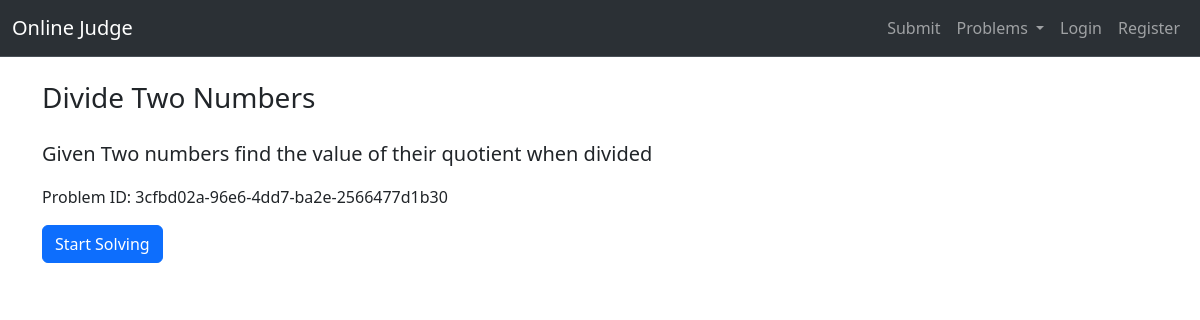
Screenshot of /problems/3cfbd02a-96e6-4dd7-ba2e-2566477d1b30 with the database file from the repository.
### code_execution/models.py (models this page shows)
class Problem(models.Model):
    difficulty_choices = [("Easy", "Easy"), ("Medium", "Medium"), ("Difficult", "Difficult")]
    problem_id = models.CharField(max_length=120)
    problem_title = models.CharField(max_length=200)
    problem_statement = models.TextField(max_length=10000)
    difficulty = models.CharField(max_length=50, choices=difficulty_choices, default="Easy")
    count_solved = models.IntegerField(default=0)
    count_attempted = models.IntegerField(default=0)
    user_uploaded = models.ForeignKey(User, on_delete=models.SET_NULL, null=True)

### code_execution/views.py (the view)
# urls.py: path('problems/<str:problem_id>', views.view_problem, name="show_problem"),
def view_problem(request, problem_id):
    problem = Problems.objects.get(problem_id=problem_id)
    return render(request, "code_execution/problem_description.html",
                  {"problem_title": problem.problem_title, "problem_description": problem.problem_statement,
                   "problem_id": problem_id})

### code_execution/templates/code_execution/problem_description.html
{% extends "users/base.html" %}
{% block content %}
  <div class="container mt-4">
    <div class="row">
      <div class="col-md-12">
        <h3 class="mb-4">{{problem_title}}</h3>
        <p class="lead">{{problem_description}}</p>
        <p>Problem ID: {{problem_id}}</p>
        <a href="{% url 'execute'%}" class="btn btn-primary">Start Solving</a>
      </div>
    </div>
  </div>
{% endblock %}

### rows the page displays
Problem: problem_title "Divide Two Numbers", problem_statement "Given Two numbers find the value of their quotient when divided", problem "3cfbd02a-96e6-4dd7-ba2e-2566477d1b30"
